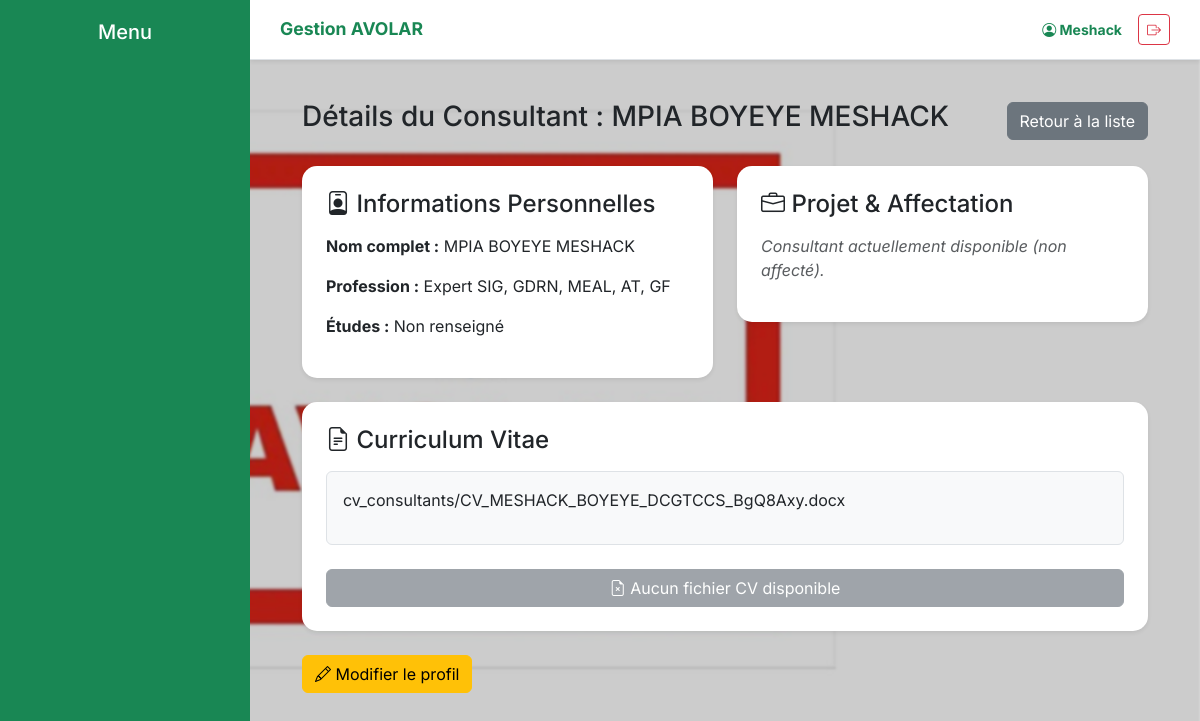
Page /rh/consultant/2/ (signed in) on the committed database.
### dashboard/models.py (models this page shows, shortened)
class Consultant(models.Model):
    nom_complet = models.CharField(max_length=200)
    profession_base = models.CharField(max_length=150)
    date_naissance = models.DateField()
    etudes_faites = models.TextField()
    cv = models.FileField(upload_to='cv_consultants/')
    projet = models.ForeignKey(Projet, on_delete=models.SET_NULL, null=True, blank=True, related_name='consultants')
    fonction_occupee = models.CharField(max_length=150, blank=True, null=True)

### dashboard/views.py (the view)
# urls.py: path('rh/consultant/<int:id>/', views.voir_consultant, name='voir_consultant'),
@login_required
def voir_consultant(request, id):
    consultant = get_object_or_404(Consultant, id=id)
    return render(request, 'dashboard/voir_consultant.html', {'consultant': consultant, 'affectation': consultant.affectation_set.first()})

### dashboard/templates/dashboard/voir_consultant.html (shortened to what this page needs)
{% extends 'dashboard/base.html' %}
{% block content %}
<div class="container">
    <div class="d-flex justify-content-between align-items-center mb-4">
        <h3 class="text-halo">Détails du Consultant : {{ consultant.nom_complet }}</h3>
        <a href="{% url 'liste_consultants' %}" class="btn btn-secondary">Retour à la liste</a>
    </div>
    <div class="row">
        <div class="col-md-6">
            <div class="card p-4 mb-4 shadow-sm">
                <h4 class="text-halo mb-3"><i class="bi bi-person-badge"></i> Informations Personnelles</h4>
                <p><strong>Nom complet :</strong> {{ consultant.nom_complet }}</p>
                <p><strong>Profession :</strong> {{ consultant.profession_base }}</p>
                <p><strong>Études :</strong> {{ consultant.etudes|default:"Non renseigné" }}</p>
            </div>
        </div>
        <div class="col-md-6">
            <div class="card p-4 mb-4 shadow-sm">
                <h4 class="text-halo mb-3"><i class="bi bi-briefcase"></i> Projet & Affectation</h4>
                {% if affectation %}
                    <p><strong>Projet :</strong> {{ affectation.projet.nom }}</p>
                    <p><strong>Fonction :</strong> {{ affectation.fonction }}</p>
                    <p><strong>Site :</strong> {{ affectation.site }}</p>
                    <p><strong>Salaire :</strong> {{ affectation.salaire }} $</p>
                {% else %}
                    <p class="text-muted"><em>Consultant actuellement disponible (non affecté).</em></p>
                {% endif %}
            </div>
        </div>
    </div>
    <div class="card p-4 shadow-sm">
        <h4 class="text-halo mb-3"><i class="bi bi-file-earmark-text"></i> Curriculum Vitae</h4>
        <div class="mb-4 p-3 bg-light border rounded">
            {{ consultant.cv|linebreaks|default:"Aucun détail de CV renseigné." }}
        </div>
        {% if consultant.cv_file %}
            <a href="{{ consultant.cv_file.url }}" class="btn btn-primary" download>
                <i class="bi bi-download"></i> Télécharger le fichier CV
            </a>
        {% else %}
            <button class="btn btn-secondary" disabled>
                <i class="bi bi-file-earmark-x"></i> Aucun fichier CV disponible
            </button>
        {% endif %}
    </div>
    <div class="mt-4">
        <a href="{% url 'modifier_consultant' consultant.id %}" class="btn btn-warning">
            <i class="bi bi-pencil"></i> Modifier le profil
        </a>
    </div>
</div>
{% endblock %}

### dashboard/templates/dashboard/base.html (shortened to what this page needs)
{% load static %}
<!DOCTYPE html>
<html lang="fr">
<head>
    <link href="https://cdn.jsdelivr.net/npm/bootstrap@5.3.0/dist/css/bootstrap.min.css" rel="stylesheet">
    <link href="https://cdn.jsdelivr.net/npm/bootstrap-icons@1.10.0/font/bootstrap-icons.css" rel="stylesheet">
</head>
<body>
<header class="top-bar shadow-sm">
    <div class="d-flex align-items-center">
        <span class="fw-bold text-success text-truncate" style="font-size: 1.1rem;">Gestion AVOLAR</span>
    </div>
    <div class="d-flex align-items-center">
        <span class="fw-bold text-success me-2 me-md-3 small d-none d-sm-inline"><i class="bi bi-person-circle"></i> {{ user.username|default:"Administrateur" }}</span>
        <a href="{% url 'deconnexion' %}" class="btn btn-outline-danger btn-sm" title="Se déconnecter"><i class="bi bi-box-arrow-right"></i></a>
    </div>
</header>
<nav class="sidebar d-none d-lg-block">
    <h5 class="text-center mb-4">Menu</h5>
</nav>
<main class="main-content">
    {% block content %}{% endblock %}
</main>
</body>
</html>

### rows in the picture
Consultant: nom_complet "MPIA BOYEYE MESHACK", profession_base "Expert SIG, GDRN, MEAL, AT, GF", cv "cv_consultants/CV_MESHACK_BOYEYE_DCGTCCS_BgQ8Axy.docx"

### other values in the picture
{{ user.username|default:"Administrateur" }} "Meshack"
{{ consultant.etudes|default:"Non renseigné" }} "Non renseigné"
